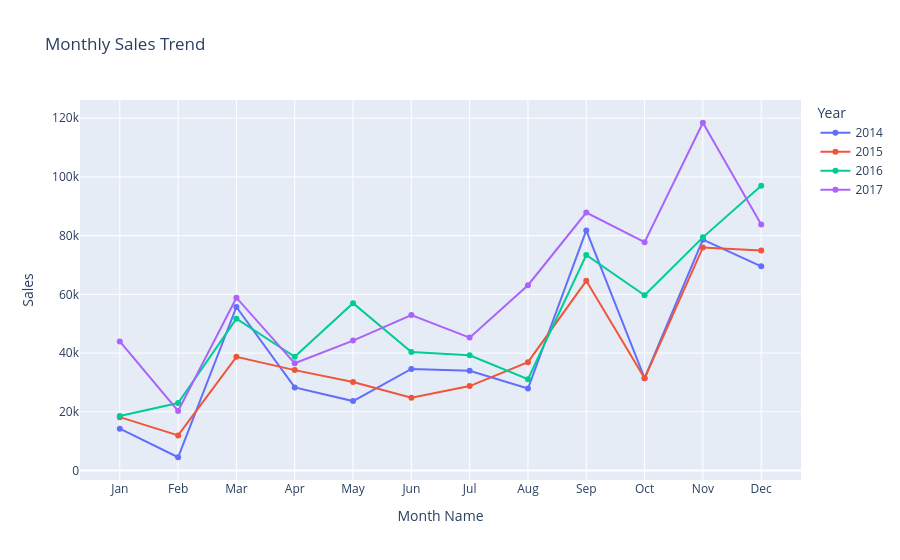

The code cell stored with this chart in its notebook:
### Code cell
monthly = df.groupby(["Year", "Month Name", "Month"])["Sales"].sum().reset_index()
monthly = monthly.sort_values(["Year", "Month"])

fig = px.line(monthly, 
              x="Month Name", 
              y="Sales", 
              color="Year",
              title="Monthly Sales Trend",
              markers=True)
fig.show()

### Figure 1 — Plotly figure (JSON) as saved in the notebook; plotly's stock layout.template omitted (floating-point values rounded to 4 significant figures)
{"data": [{"hovertemplate": "Year=2014<br>Month Name=%{x}<br>Sales=%{y}<extra></extra>", "legendgroup": "2014", "line": {"color": "#636efa", "dash": "solid"}, "marker": {"symbol": "circle"}, "mode": "lines+markers", "name": "2014", "orientation": "v", "showlegend": true, "type": "scatter", "x": ["Jan", "Feb", "Mar", "Apr", "May", "Jun", "Jul", "Aug", "Sep", "Oct", "Nov", "Dec"], "xaxis": "x", "y": [14240.0, 4520.0, 55690.0, 28300.0, 23650.0, 34600.0, 33950.0, 27910.0, 81780.0, 31450.0, 78630.0, 69550.0], "yaxis": "y"}, {"hovertemplate": "Year=2015<br>Month Name=%{x}<br>Sales=%{y}<extra></extra>", "legendgroup": "2015", "line": {"color": "#EF553B", "dash": "solid"}, "marker": {"symbol": "circle"}, "mode": "lines+markers", "name": "2015", "orientation": "v", "showlegend": true, "type": "scatter", "x": ["Jan", "Feb", "Mar", "Apr", "May", "Jun", "Jul", "Aug", "Sep", "Oct", "Nov", "Dec"], "xaxis": "x", "y": [18170.0, 11950.0, 38730.0, 34200.0, 30130.0, 24800.0, 28770.0, 36900.0, 64600.0, 31400.0, 75970.0, 74920.0], "yaxis": "y"}, {"hovertemplate": "Year=2016<br>Month Name=%{x}<br>Sales=%{y}<extra></extra>", "legendgroup": "2016", "line": {"color": "#00cc96", "dash": "solid"}, "marker": {"symbol": "circle"}, "mode": "lines+markers", "name": "2016", "orientation": "v", "showlegend": true, "type": "scatter", "x": ["Jan", "Feb", "Mar", "Apr", "May", "Jun", "Jul", "Aug", "Sep", "Oct", "Nov", "Dec"], "xaxis": "x", "y": [18540.0, 22980.0, 51720.0, 38750.0, 56990.0, 40340.0, 39260.0, 31120.0, 73410.0, 59690.0, 79410.0, 97000.0], "yaxis": "y"}, {"hovertemplate": "Year=2017<br>Month Name=%{x}<br>Sales=%{y}<extra></extra>", "legendgroup": "2017", "line": {"color": "#ab63fa", "dash": "solid"}, "marker": {"symbol": "circle"}, "mode": "lines+markers", "name": "2017", "orientation": "v", "showlegend": true, "type": "scatter", "x": ["Jan", "Feb", "Mar", "Apr", "May", "Jun", "Jul", "Aug", "Sep", "Oct", "Nov", "Dec"], "xaxis": "x", "y": [43970.0, 20300.0, 58870.0, 36520.0, 44260.0, 52980.0, 45260.0, 63120.0, 87870.0, 77780.0, 118400.0, 83830.0], "yaxis": "y"}], "layout": {"legend": {"title": {"text": "Year"}, "tracegroupgap": 0}, "title": {"text": "Monthly Sales Trend"}, "xaxis": {"anchor": "y", "domain": [0, 1], "title": {"text": "Month Name"}}, "yaxis": {"anchor": "x", "domain": [0, 1], "title": {"text": "Sales"}}}}
